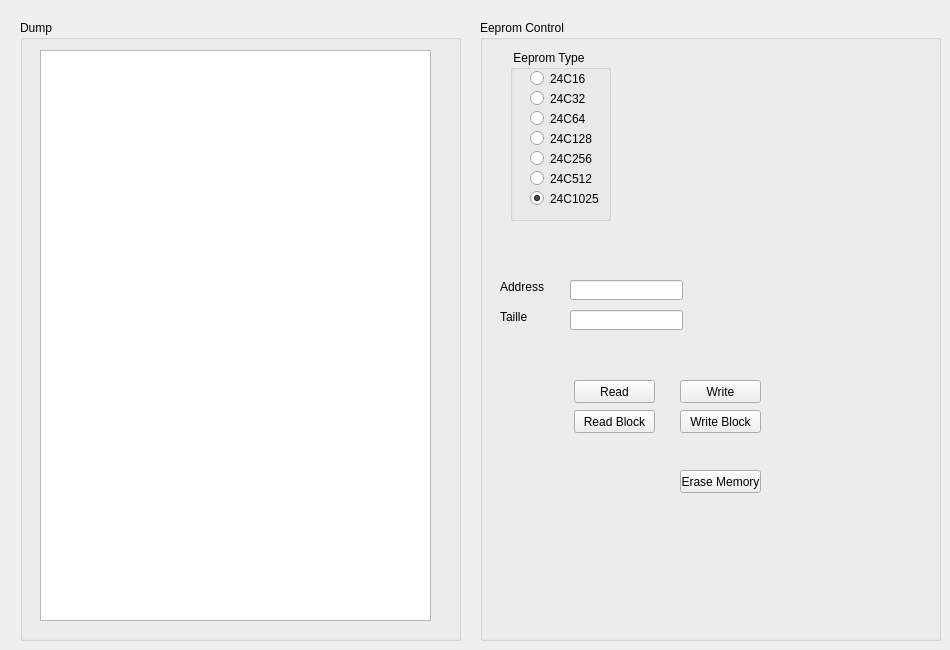
    <widget class="QWidget" name="tab_4">
     <attribute name="title">
      <string>Eeprom</string>
     </attribute>
     <widget class="QGroupBox" name="groupBox_6">
      <property name="geometry">
       <rect>
        <x>20</x>
        <y>20</y>
        <width>441</width>
        <height>621</height>
       </rect>
      </property>
      <property name="title">
       <string>Dump</string>
      </property>
      <widget class="QTextBrowser" name="textBrowser">
       <property name="geometry">
        <rect>
         <x>20</x>
         <y>30</y>
         <width>391</width>
         <height>571</height>
        </rect>
       </property>
      </widget>
     </widget>
     <widget class="QGroupBox" name="groupBox_7">
      <property name="geometry">
       <rect>
        <x>480</x>
        <y>20</y>
        <width>461</width>
        <height>621</height>
       </rect>
      </property>
      <property name="title">
       <string>Eeprom Control</string>
      </property>
      <widget class="QLabel" name="label_29">
       <property name="geometry">
        <rect>
         <x>20</x>
         <y>260</y>
         <width>47</width>
         <height>13</height>
        </rect>
       </property>
       <property name="text">
        <string>Address</string>
       </property>
      </widget>
      <widget class="QLineEdit" name="lineEdit_14">
       <property name="geometry">
        <rect>
         <x>90</x>
         <y>260</y>
         <width>113</width>
         <height>20</height>
        </rect>
       </property>
      </widget>
      <widget class="QLabel" name="label_30">
       <property name="geometry">
        <rect>
         <x>20</x>
         <y>290</y>
         <width>47</width>
         <height>13</height>
        </rect>
       </property>
       <property name="text">
        <string>Taille</string>
       </property>
      </widget>
      <widget class="QLineEdit" name="lineEdit_15">
       <property name="geometry">
        <rect>
         <x>90</x>
         <y>290</y>
         <width>113</width>
         <height>20</height>
        </rect>
       </property>
      </widget>
      <widget class="QPushButton" name="pushButton_22">
       <property name="geometry">
        <rect>
         <x>94</x>
         <y>360</y>
         <width>81</width>
         <height>23</height>
        </rect>
       </property>
       <property name="text">
        <string>Read</string>
       </property>
      </widget>
      <widget class="QPushButton" name="pushButton_23">
       <property name="geometry">
        <rect>
         <x>94</x>
         <y>390</y>
         <width>81</width>
         <height>23</height>
        </rect>
       </property>
       <property name="text">
        <string>Read Block</string>
       </property>
      </widget>
      <widget class="QPushButton" name="pushButton_24">
       <property name="geometry">
        <rect>
         <x>200</x>
         <y>360</y>
         <width>81</width>
         <height>23</height>
        </rect>
       </property>
       <property name="text">
        <string>Write</string>
       </property>
      </widget>
      <widget class="QPushButton" name="pushButton_25">
       <property name="geometry">
        <rect>
         <x>200</x>
         <y>390</y>
         <width>81</width>
         <height>23</height>
        </rect>
       </property>
       <property name="text">
        <string>Write Block</string>
       </property>
      </widget>
      <widget class="QGroupBox" name="groupBox_8">
       <property name="geometry">
        <rect>
         <x>30</x>
         <y>30</y>
         <width>101</width>
         <height>171</height>
        </rect>
       </property>
       <property name="title">
        <string> Eeprom Type</string>
       </property>
       <widget class="QRadioButton" name="radioButton_7">
        <property name="geometry">
         <rect>
          <x>20</x>
          <y>140</y>
          <width>82</width>
          <height>17</height>
         </rect>
        </property>
        <property name="text">
         <string>24C1025</string>
        </property>
        <property name="checked">
         <bool>true</bool>
        </property>
       </widget>
       <widget class="QRadioButton" name="radioButton_4">
        <property name="geometry">
         <rect>
          <x>20</x>
          <y>80</y>
          <width>82</width>
          <height>17</height>
         </rect>
        </property>
        <property name="text">
         <string>24C128</string>
        </property>
       </widget>
       <widget class="QRadioButton" name="radioButton">
        <property name="geometry">
         <rect>
          <x>20</x>
          <y>20</y>
          <width>82</width>
          <height>17</height>
         </rect>
        </property>
        <property name="text">
         <string>24C16</string>
        </property>
       </widget>
       <widget class="QRadioButton" name="radioButton_5">
        <property name="geometry">
         <rect>
          <x>20</x>
          <y>100</y>
          <width>82</width>
          <height>17</height>
         </rect>
        </property>
        <property name="text">
         <string>24C256</string>
        </property>
       </widget>
       <widget class="QRadioButton" name="radioButton_3">
        <property name="geometry">
         <rect>
          <x>20</x>
          <y>60</y>
          <width>82</width>
          <height>17</height>
         </rect>
        </property>
        <property name="text">
         <string>24C64</string>
        </property>
       </widget>
       <widget class="QRadioButton" name="radioButton_2">
        <property name="geometry">
         <rect>
          <x>20</x>
          <y>40</y>
          <width>82</width>
          <height>17</height>
         </rect>
        </property>
        <property name="text">
         <string>24C32</string>
        </property>
       </widget>
       <widget class="QRadioButton" name="radioButton_6">
        <property name="geometry">
         <rect>
          <x>20</x>
          <y>120</y>
          <width>82</width>
          <height>17</height>
         </rect>
        </property>
        <property name="text">
         <string>24C512</string>
        </property>
       </widget>
      </widget>
      <widget class="QPushButton" name="pushButton_66">
       <property name="geometry">
        <rect>
         <x>200</x>
         <y>450</y>
         <width>81</width>
         <height>23</height>
        </rect>
       </property>
       <property name="text">
        <string>Erase Memory</string>
       </property>
      </widget>
     </widget>
    </widget>
